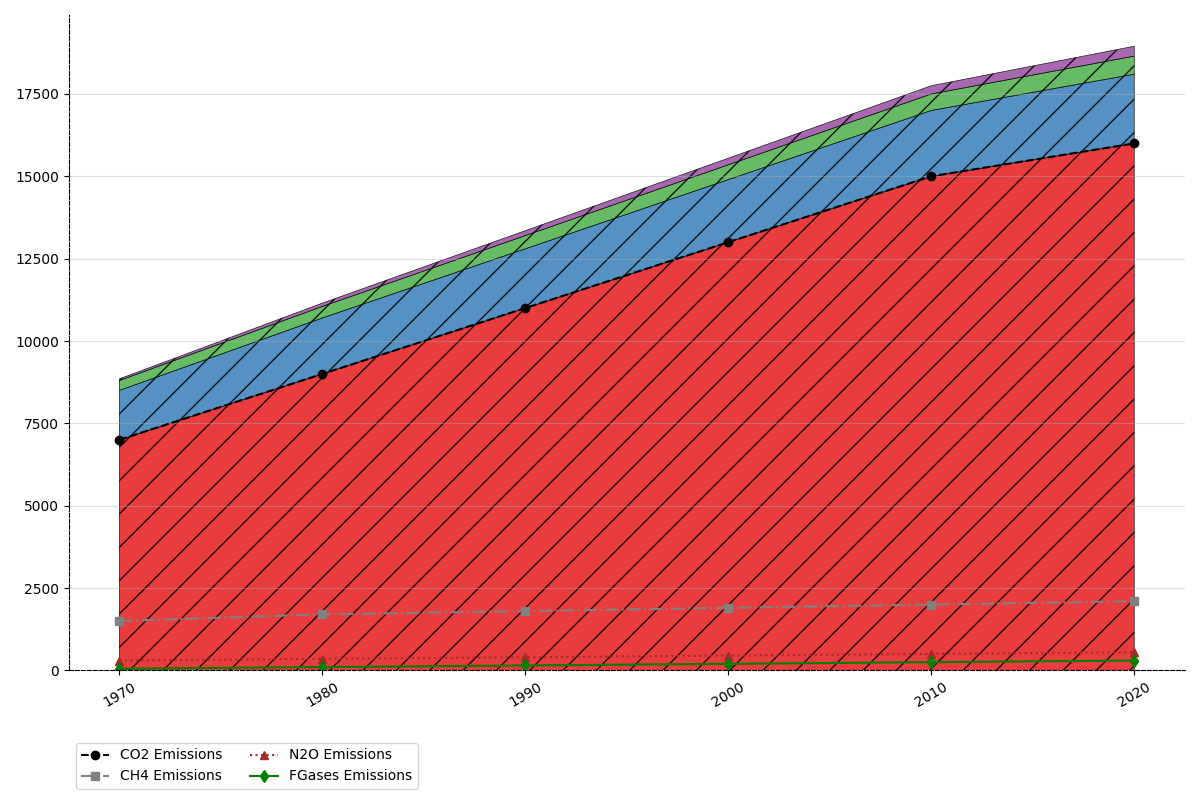

The script that drew this image:
import matplotlib.pyplot as plt
import numpy as np

decades = np.array([1970, 1980, 1990, 2000, 2010, 2020])

co2_emissions = np.array([7000, 9000, 11000, 13000, 15000, 16000])
ch4_emissions = np.array([1500, 1700, 1800, 1900, 2000, 2100])
n2o_emissions = np.array([300, 350, 400, 450, 500, 550])
fgases_emissions = np.array([50, 100, 150, 200, 250, 300])

emissions_data = np.vstack([co2_emissions, ch4_emissions, n2o_emissions, fgases_emissions])

# Altered colors and added line alpha parameters for stylistic variations
colors = ['#e41a1c', '#377eb8', '#4daf4a', '#984ea3']  # Different colors

fig, ax = plt.subplots(figsize=(12, 8))

# Added different hatch patterns
ax.stackplot(decades, emissions_data, colors=colors, alpha=0.85, 
             edgecolor='black', linewidth=0.5, hatch='/')
ax.yaxis.grid(True, linestyle='-', alpha=0.4)  # Changed grid style

# Altered x-ticks for extended readability
ax.set_xticks(decades)
ax.set_xticklabels(decades, rotation=30)

# Altered border/axis lines for stylistic variations
ax.spines['top'].set_color('none')  # Removed top border
ax.spines['right'].set_color('none')  # Removed right border
ax.spines['left'].set_linestyle('--')
ax.spines['bottom'].set_linestyle('--')

# Added different marker type manually without utilizing any function
years = decades
ax.plot(years, co2_emissions, linestyle='--', marker='o', color='black', label='CO2 Emissions')
ax.plot(years, ch4_emissions, linestyle='-.', marker='s', color='grey', label='CH4 Emissions')
ax.plot(years, n2o_emissions, linestyle=':', marker='^', color='brown', label='N2O Emissions')
ax.plot(years, fgases_emissions, linestyle='-', marker='d', color='green', label='FGases Emissions')

# Changing the position and number of legends
ax.legend(loc='upper left', ncol=2, bbox_to_anchor=(0, -0.1))

plt.tight_layout()
plt.show()
